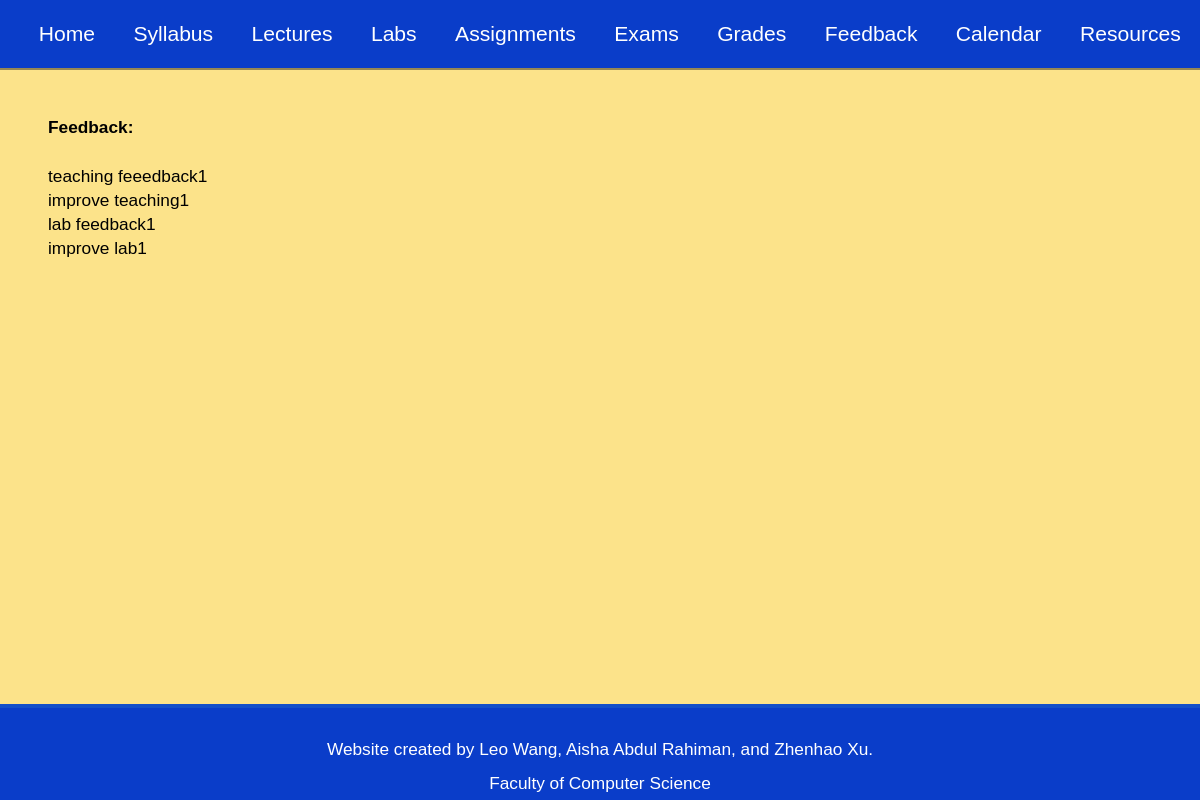
Page /feedback (signed in) on the earlier database version.
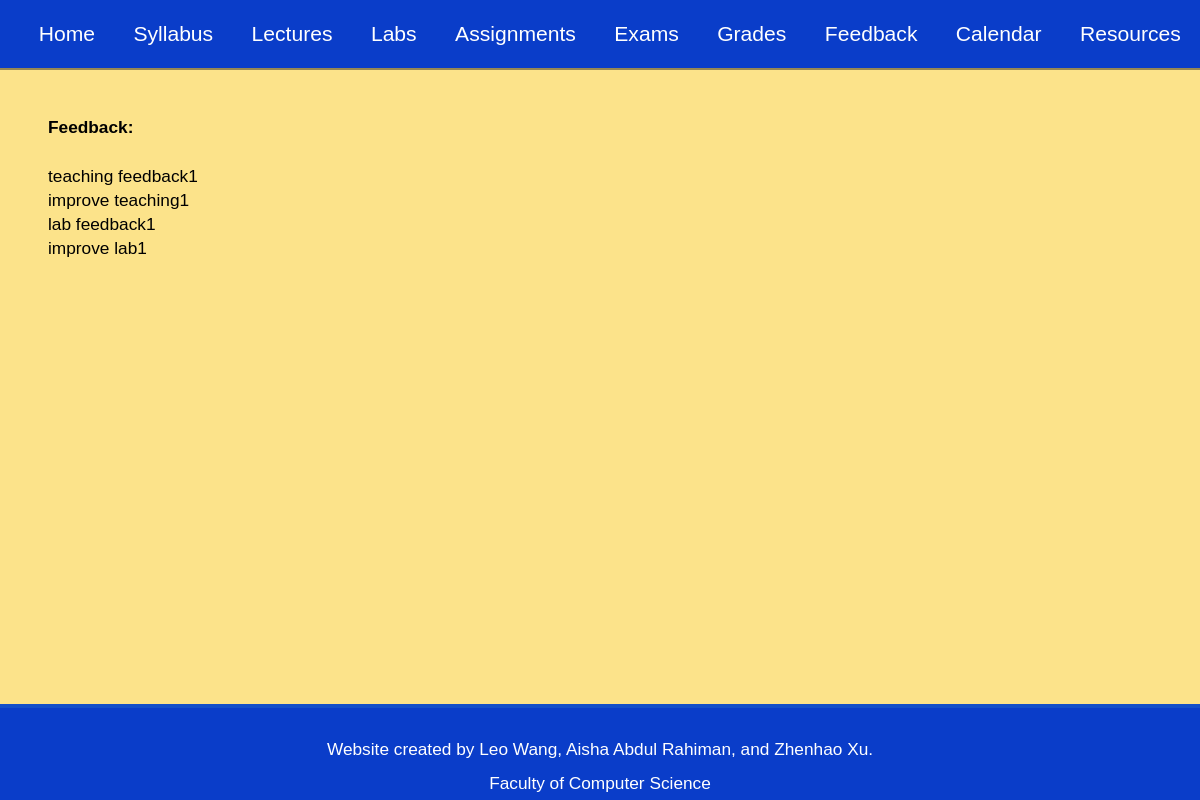
Same page on the later database version.
### tables this page shows
CREATE TABLE Feedback (
    username TEXT,  
    q1 TEXT,
    q2 TEXT,
	q3 TEXT,
	q4 TEXT
);

### app.py (the view)
@app.route("/feedback", methods = ['POST', 'GET'])
def feedbackpage():
    check_login()
    if session['usertype'] == 'student':
        query1 = "SELECT username FROM Users WHERE usertype = '{instructor}'".format(instructor = "instructor")
        instructors = records(query1)
        if request.method == "GET":
            result = []
            for i in instructors:
                result.append(i[0])
            return render_template('feedback.html', instructors=result)
        elif request.method == "POST":
            instructor = request.form['instructor-dropdown']
            Q1 = request.form['feedback1']
            Q2 = request.form['feedback2']
            Q3 = request.form['feedback3']
            Q4 = request.form['feedback4']
            query2 = "INSERT INTO Feedback VALUES ('{instructor}', '{q1}', '{q2}', '{q3}', '{q4}')".format(instructor = instructor, q1 = Q1, q2 = Q2, q3 = Q3, q4 = Q4)
            execute(query2)
            commit()
            return render_template('index.html')
    elif session['usertype'] == 'instructor':
        if request.method == "GET":
            result = []
            feedback = records("SELECT * FROM Feedback WHERE username = ?", session['username'])
            for i in feedback:
                result.append(i[1])
                result.append(i[2])
                result.append(i[3])
                result.append(i[4])
            return render_template('feedback.html', feedback=result)
    else:
        raise ValueError('Invalid usertype: ' + session['usertype'])

### auth.py (called while the page is built)
def check_login():
    if 'username' not in session:
        abort(403)

### db.py (called while the page is built)
def records(commands, *values):
    cur.execute(commands, tuple(values))
    return cur.fetchall()

### templates/feedback.html (shortened to what this page needs)
{% extends 'navbase.html' %}
{% block content %}
    {% if session['usertype'] == 'instructor' %}
        <h4>
            Feedback:
        </h4>
        <br>
        {% for i in feedback %}
            <div class="feedbackresults">{{ i }}</div>
        {% endfor %}
    {% endif %}
{% endblock %}

### templates/navbase.html (shortened to what this page needs)
<!DOCTYPE html>
<html lang="en">
<head>
    <link rel="stylesheet" href="{{ url_for('static', filename='style.css') }}">
</head>
<body>
    <nav id="navbar" class="nav">
        <ul class="nav-list">
            <li>
                <a href="index">Home</a>
            </li>
            <li>
                <a href="syllabus">Syllabus</a>
            </li>
            <li>
                <a href="lectures">Lectures</a>
            </li>
            <li>
                <a href="labs">Labs</a>
            </li>
            <li>
                <a href="assignments">Assignments</a>
            </li>
            <li>
                <a href="exams">Exams</a>
            </li>
            <li>
                <a href="grades">Grades</a>
            </li>
            <li>
                <a href="feedback">Feedback</a>
            </li>
            <li>
                <a href="calendar">Calendar</a>
            </li>
            <li>
                <a href="resources">Resources</a>
            </li>
        </ul>
    </nav>
    <div class="main">
        {% block content %}
        {% endblock %}
    </div>
    <footer>
        <p>
            Website created by Leo Wang, Aisha Abdul Rahiman, and Zhenhao Xu.
        </p>
        <a href="https://www.utsc.utoronto.ca/cms/faculty-of-computer-science">
            Faculty of Computer Science
        </a>
    </footer>
</body>
</html>

### static/style.css (style rules this page uses)
* { margin: 0; padding: 0; }
*, *::before, *::after { box-sizing: inherit; }
html { box-sizing: border-box; font-size: 62.5%; scroll-behavior: smooth; min-height: 100%; }
@media only screen and (max-width: 75em) { html { font-size: 60%; } }
body { font-family: "Arial Black", sans-serif; font-size: 1.8rem; font-weight: 400; line-height: 1.4; color: rgb(0, 0, 0); }
ul { list-style: none; }
a { text-decoration: none; color: black; }
.nav { display: flex; justify-content: flex-end; flex-wrap: wrap; position: fixed; top: 0; left: 0; width: 100%; background: rgb(10, 61, 201); box-shadow: 0 2px 0 rgba(0, 0, 0, 0.4); z-index: 1; overflow: hidden; }
.nav-list { display: flex; }
.nav-list > * { height: 100%; align-items: center; }
.nav-list a { display: block; font-size: 2.2rem; padding: 2rem; text-align: center; color: white; height: 100%; }
.main { display: flex; flex-direction: column; justify-content: left; align-items: flex-start; width: 100%; height: 100%; background-color: #FCE38A; padding-bottom: 5rem; padding-top: 12rem; min-height: calc(100vh - 10rem); }
.main > * { margin: 0 5rem 0 5rem; }
footer { width: 100%; height: 10rem; font-weight: 300; display: flex; flex-direction: column; text-align: center; align-items: center; justify-content: space-evenly; padding: 2rem; background: rgb(10, 61, 201); border-top: 4px solid rgb(20, 80, 201); }
footer > p { margin: 1rem; color: white; }
footer > a { color: white; }

Differences in the rows shown:
removed Feedback: q1 "teaching feeedback1", q2 "improve teaching1", q3 "lab feedback1", q4 "improve lab1"
added Feedback: q1 "teaching feedback1", q2 "improve teaching1", q3 "lab feedback1", q4 "improve lab1"
